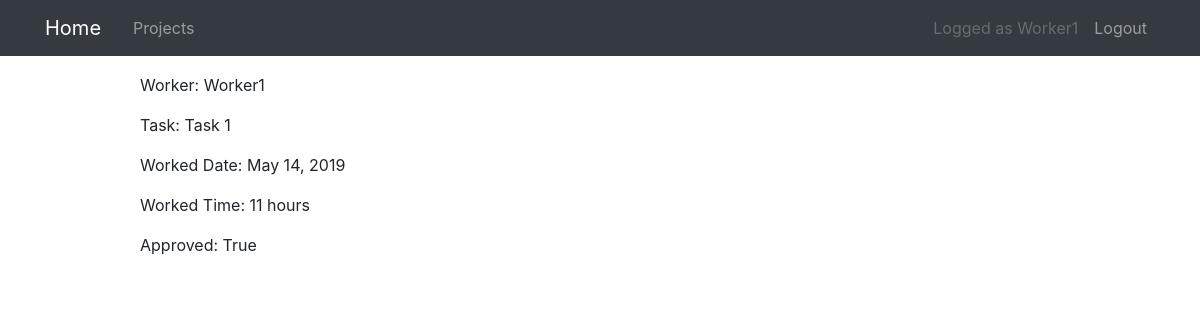
Before: /datepoint/5/ (signed in) with the older database file.
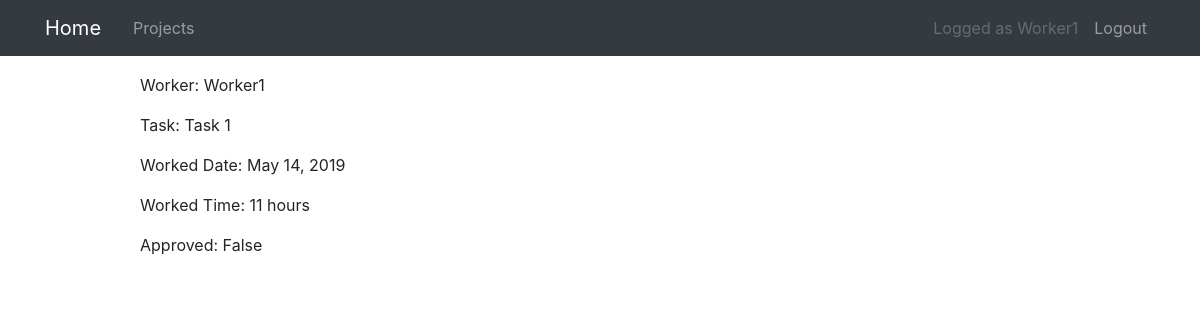
After: the same page with the newer database file.
### projects/models.py (models this page shows, shortened)
class DatePoint(models.Model):
    task = models.ForeignKey(Task, on_delete=models.CASCADE)
    worker = models.ForeignKey(User, on_delete=models.CASCADE)
    description = models.CharField(max_length=100, blank=True)
    worked_time = models.PositiveIntegerField()
    worked_date = models.DateField()
    date_created = models.DateTimeField(auto_now=True)
    approved = models.BooleanField(default=False)

class Task(models.Model):
    title = models.CharField(max_length=100)
    project = models.ForeignKey(Project, on_delete=models.CASCADE)

### projects/views.py (the view)
class DatePointDetailView(
    PermissionRequiredMixin, UserCanViewDatePointDetail, DetailView
):
    model = DatePoint
    pk_url_kwarg = "datepoint_pk"
    permission_required = "projects.view_datepoint"

### projects/mixins.py (called while the page is built)
    def check_user(self, user, project_pk):
        if user.groups.count() > 0:
            if user.groups.all()[0].name == "Worker":
                queryset = Project.objects.filter(id=project_pk, worker=user)
                if queryset.count() > 0:
                    return True
            elif user.groups.all()[0].name == "Manager":
                queryset = Project.objects.filter(id=project_pk, manager=user)
                if queryset.count() > 0:
                    return True
        else:
            return False

    def test_func(self):
        datepoint_pk = self.kwargs["datepoint_pk"]
        project_pk = DatePoint.objects.filter(id=datepoint_pk)[
            0
        ].task.project.id
        user = self.request.user
        return super().check_user(user, project_pk)

### projects/templates/projects/datepoint_detail.html (shortened to what this page needs)
{% extends "projects/base.html" %}
{% block content %}
<p>Worker: {{ object.worker }} </p>
<p>Task: {{ object.task.title }} </p>
<p>Worked Date: {{ object.worked_date }} </p>
<p>Worked Time: {{ object.worked_time }} hours</p>
<p>Approved: {{ object.approved }}</p>
{% endblock content %}

### projects/templates/projects/base.html (shortened to what this page needs)
{% load static %}
<!DOCTYPE html>
<html>
<head>
  <link rel="stylesheet" href="https://maxcdn.bootstrapcdn.com/bootstrap/4.0.0/css/bootstrap.min.css"
>
  <link rel="stylesheet" type="text/css" href="{% static 'projects/main.css' %}">
</head>
<body>
  <header>
    <nav class="navbar navbar-expand-md navbar-dark bg-dark">
      <div class="container">
        <a class="navbar-brand mr-4" href="{% url 'project-home' %}">Home</a>
        <div class="collapse navbar-collapse" id="navbarToggle">
          <div class="navbar-nav mr-auto">
            {% if user.is_authenticated %}
            {% if perms.projects.view_project %}
            {% if not request.user.is_staff %}
            <a class="nav-item nav-link" href="{% url 'project-list' %}">Projects</a>
            {% endif %}
            {% endif %}
            {% endif %}
          </div>
          <div class="navbar-nav">
            {% if user.is_authenticated %}
            <a class="nav-link disabled" href="#">Logged as {{ user.username }}</a>
            <a class="nav-item nav-link" href="{% url 'logout' %}">Logout</a>
            {% else %}
            <a class="nav-item nav-link" href="{% url 'login' %}">Login</a>
            {% endif %}
          </div>
        </div>
      </div>
    </nav>
  </header>
  <main class="container">
    <div class="row">
      <div class="col-1">
      </div>
      <div class="col-10">
        {% block content %}{% endblock %}
      </div>
      <div class="col-1"></div>
    </div>
  </main>
</body>
</html>

### projects/static/projects/main.css (style rules this page uses)
.navbar { margin-bottom: 2ex; }

Changed rows visible on the page:
changed DatePoint "Worker1": approved "True" → "False"
